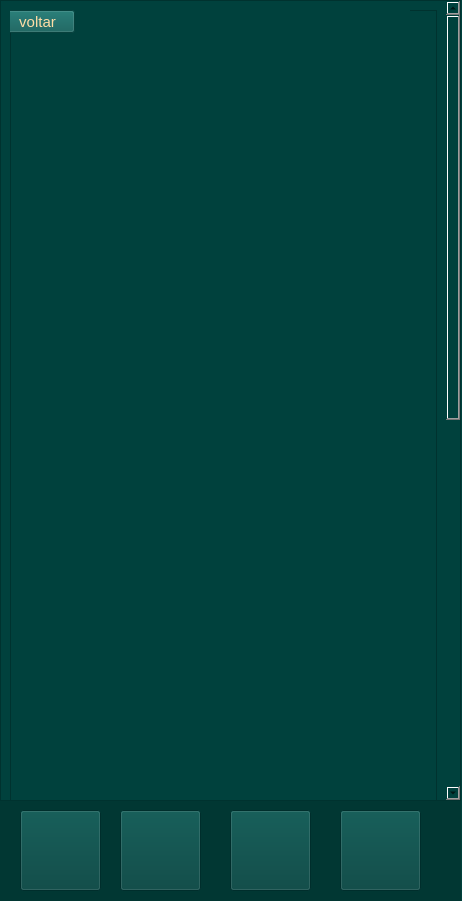
<?xml version="1.0" encoding="UTF-8"?>
<ui version="4.0">
 <class>Form</class>
 <widget class="QWidget" name="Form">
  <property name="geometry">
   <rect>
    <x>0</x>
    <y>0</y>
    <width>462</width>
    <height>901</height>
   </rect>
  </property>
  <property name="minimumSize">
   <size>
    <width>462</width>
    <height>901</height>
   </size>
  </property>
  <property name="maximumSize">
   <size>
    <width>462</width>
    <height>901</height>
   </size>
  </property>
  <property name="windowTitle">
   <string>Form</string>
  </property>
  <property name="styleSheet">
   <string notr="true">background-color: rgb(0, 65, 61);
</string>
  </property>
  <widget class="QLabel" name="label_5">
   <property name="geometry">
    <rect>
     <x>0</x>
     <y>800</y>
     <width>461</width>
     <height>101</height>
    </rect>
   </property>
   <property name="styleSheet">
    <string notr="true">background-color: rgb(1, 55, 51);</string>
   </property>
   <property name="text">
    <string/>
   </property>
  </widget>
  <widget class="QPushButton" name="menu_4">
   <property name="geometry">
    <rect>
     <x>20</x>
     <y>810</y>
     <width>81</width>
     <height>81</height>
    </rect>
   </property>
   <property name="styleSheet">
    <string notr="true">#botaomenu{
border:none;
}</string>
   </property>
   <property name="text">
    <string/>
   </property>
   <property name="icon">
    <iconset>
     <normaloff>fotos/menu.png</normaloff>fotos/menu.png</iconset>
   </property>
   <property name="iconSize">
    <size>
     <width>81</width>
     <height>81</height>
    </size>
   </property>
  </widget>
  <widget class="QPushButton" name="treino">
   <property name="geometry">
    <rect>
     <x>120</x>
     <y>810</y>
     <width>81</width>
     <height>81</height>
    </rect>
   </property>
   <property name="styleSheet">
    <string notr="true">#botaotreino{
border:none;
}</string>
   </property>
   <property name="text">
    <string/>
   </property>
   <property name="icon">
    <iconset>
     <normaloff>fotos/treino.png</normaloff>fotos/treino.png</iconset>
   </property>
   <property name="iconSize">
    <size>
     <width>81</width>
     <height>81</height>
    </size>
   </property>
  </widget>
  <widget class="QPushButton" name="config">
   <property name="geometry">
    <rect>
     <x>230</x>
     <y>810</y>
     <width>81</width>
     <height>81</height>
    </rect>
   </property>
   <property name="styleSheet">
    <string notr="true">#botaoconfig{
border:none;
}</string>
   </property>
   <property name="text">
    <string/>
   </property>
   <property name="icon">
    <iconset>
     <normaloff>fotos/config.png</normaloff>fotos/config.png</iconset>
   </property>
   <property name="iconSize">
    <size>
     <width>81</width>
     <height>81</height>
    </size>
   </property>
  </widget>
  <widget class="QPushButton" name="perfil">
   <property name="geometry">
    <rect>
     <x>340</x>
     <y>810</y>
     <width>81</width>
     <height>81</height>
    </rect>
   </property>
   <property name="styleSheet">
    <string notr="true">#botaoperfil{
border:none;
}</string>
   </property>
   <property name="text">
    <string/>
   </property>
   <property name="icon">
    <iconset>
     <normaloff>fotos/perfil.png</normaloff>fotos/perfil.png</iconset>
   </property>
   <property name="iconSize">
    <size>
     <width>80</width>
     <height>80</height>
    </size>
   </property>
  </widget>
  <widget class="QScrollArea" name="scrollArea">
   <property name="geometry">
    <rect>
     <x>0</x>
     <y>0</y>
     <width>461</width>
     <height>801</height>
    </rect>
   </property>
   <property name="widgetResizable">
    <bool>true</bool>
   </property>
   <widget class="QWidget" name="scrollAreaWidgetContents">
    <property name="geometry">
     <rect>
      <x>0</x>
      <y>0</y>
      <width>442</width>
      <height>1518</height>
     </rect>
    </property>
    <layout class="QVBoxLayout" name="verticalLayout">
     <item>
      <widget class="QFrame" name="frame">
       <property name="minimumSize">
        <size>
         <width>300</width>
         <height>1500</height>
        </size>
       </property>
       <property name="frameShape">
        <enum>QFrame::StyledPanel</enum>
       </property>
       <property name="frameShadow">
        <enum>QFrame::Raised</enum>
       </property>
       <widget class="QLabel" name="label">
        <property name="geometry">
         <rect>
          <x>10</x>
          <y>-10</y>
          <width>390</width>
          <height>1500</height>
         </rect>
        </property>
        <property name="text">
         <string/>
        </property>
        <property name="pixmap">
         <pixmap>fotos/exercicios perna.png</pixmap>
        </property>
       </widget>
       <widget class="QPushButton" name="voltarperna">
        <property name="geometry">
         <rect>
          <x>-10</x>
          <y>0</y>
          <width>75</width>
          <height>23</height>
         </rect>
        </property>
        <property name="styleSheet">
         <string notr="true">#voltarperna{
background-color: rgb(10, 91, 86);
color: rgb(255, 221, 166);
font-size: 15px;
}</string>
        </property>
        <property name="text">
         <string>voltar</string>
        </property>
       </widget>
      </widget>
     </item>
    </layout>
   </widget>
  </widget>
 </widget>
 <resources/>
 <connections/>
</ui>
